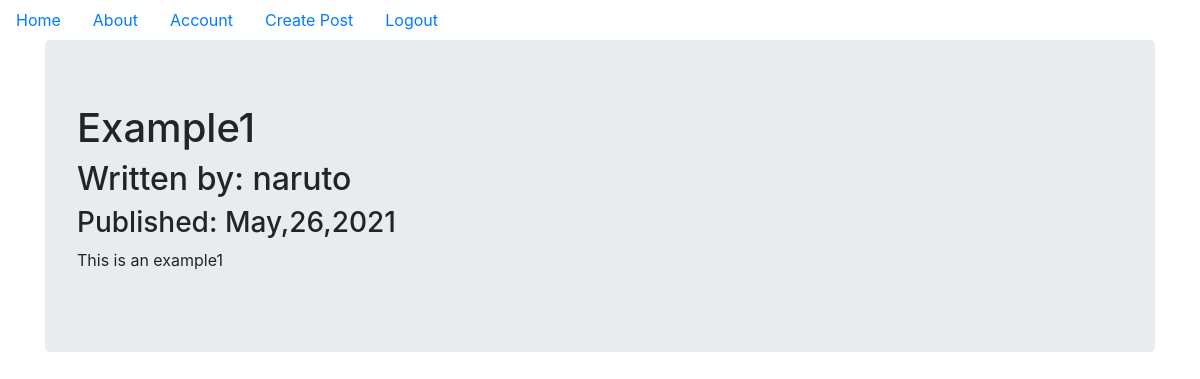
/1 (signed in), run on the app's committed database.
### myproject/models.py (models this page shows, shortened)
class BlogPosts(db.Model,UserMixin):
	__tablename__ = 'posts'
	users = db.relationship(User)
	id = db.Column(db.Integer,primary_key=True)
	user_id = db.Column(db.Integer,db.ForeignKey('users.id'),nullable=False)
	date = db.Column(db.DateTime,nullable=False,default=datetime.utcnow)
	text = db.Column(db.Text,nullable=False)
	title = db.Column(db.String(140),nullable=False)

class User(db.Model,UserMixin):
	__tablename__ = 'users'
	id = db.Column(db.Integer,primary_key=True)
	username = db.Column(db.String(64),unique= True,index=True)
	password_hash = db.Column(db.String(128))
	email = db.Column(db.String(64),unique=True,index=True)
	profile_image = db.Column(db.String,nullable=False,default='default_profile.png')
	posts = db.relationship('BlogPosts',backref='author',lazy=True)

### myproject/user/views.py (the view)
@users.route('/<username>')
def user_posts(username):
	page = request.args.get('page',1,type=int)
	user = User.query.filter_by(username=username).first_or_404()
	blog_posts = BlogPosts.query.filter_by(author=user).order_by(BlogPosts.date.desc()).paginate(page=page,per_page=5)
	return render_template('user_blog_posts.html',blog_posts=blog_posts,user=user)

### myproject/blog_posts/view.py (called while the page is built)
@blog_posts.route('/<int:blog_post_id>')
def blog_post(blog_post_id):
	blog_post = BlogPosts.query.get_or_404(blog_post_id)
	return render_template('blog_post.html',title=blog_post.title,date=blog_post.date,post=blog_post)

### myproject/models.py (called while the page is built)
@login_manager.user_loader
def load_user(user_id):
	return User.query.get(user_id)

### myproject/templates/blog_post.html (shortened to what this page needs)
{% extends "base.html" %}
{% block content %}
 <div class="jumbotron">
	<h1>{{post.title}}</h1>
	<h2>Written by: {{post.author.username}}</h2>
	<h3>Published: {{post.date.strftime('%B,%d,%Y')}}</h3>
	<p>{{post.text}}</p>
 </div>
{% endblock %}

### data on the page
BlogPosts: title "Example1", date "May,26,2021", text "This is an example1"
User: author.username "naruto"
